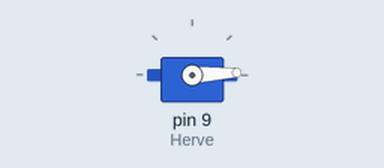
Recording of a sketch running on a simulated Arduino Uno, built with avr-gcc and run on an emulated ATmega328P. Shown: servo. What the sketch prints to the serial monitor is not drawn.

Above: at 0.05 s.
At 0.9 s:
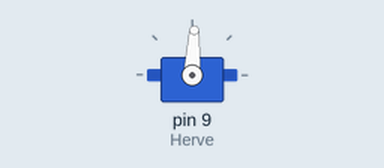
At 1.75 s:
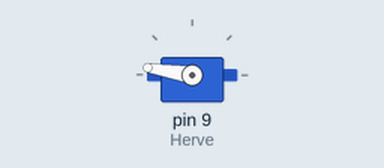
At 3.5 s:
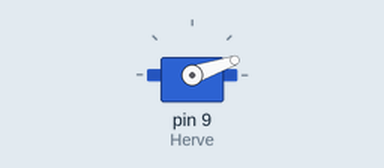
Timing chart, 0 to 8.5 s (numbered marks = the images above):
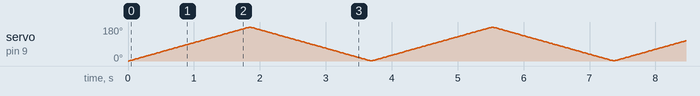

The sketch:

HotW_typewriter.ino
```cpp
#include <Servo.h>
Servo Herve;
int servoPos, start, end;

void setup() {
  Herve.attach(9);
  Serial.begin(9600);
  // Herve.write(0);
  // Herve.write(180);
  servoPos = 0;
  start = 0;
  // end = 77;
  // end = 180; // 360
  end = 180;
  Herve.write(servoPos);
}

void loop() {
  // servoPos = random(0,181);
  // Serial.println(servoPos);
  // Herve.write(servoPos);
  // delay(100);
  /* for (servoPos = 0; servoPos < 180; servoPos++){
    Serial.println(servoPos);
    Herve.write(servoPos);
    delay(10);
  }
  for (servoPos = 180; servoPos > 0; servoPos--){
    Serial.println(servoPos);
    Herve.write(servoPos);
    delay(10);
  } */
  for (servoPos = start; servoPos < end; servoPos++){
    Serial.println(servoPos);
    Herve.write(servoPos);
    delay(10);
  }
  for (servoPos = end; servoPos > start; servoPos--){
    Serial.println(servoPos);
    Herve.write(servoPos);
    delay(10);
  }
}
```
